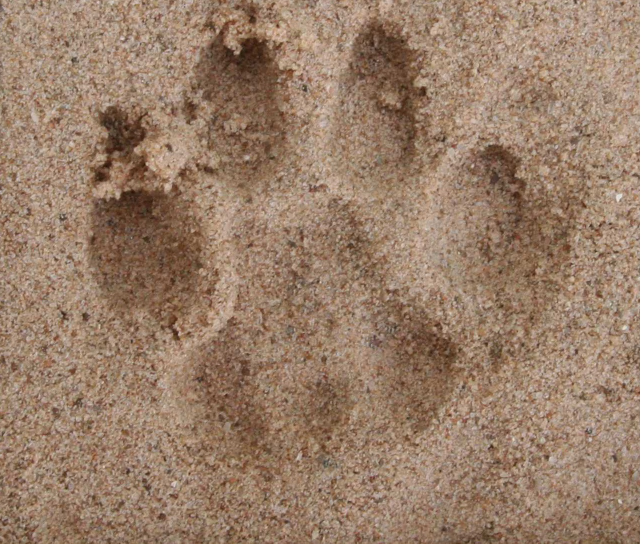
#> input picture images/unmarked/train_cnn/Female Majanna 1.jpg, 1282 x 1087 px (shown at 1/2 size)
$ python find_correlation.py
#> lines starting #> are read from the running program, lines starting #| are printed output that depends on the picture
# # from PIL import Image
# import numpy as np
# # import seaborn as sns
import matplotlib.pyplot as plt
# Python program to illustrate
# template matching
import cv2
import numpy as np

# Read the main image
img_rgb = cv2.imread('images/unmarked/train_cnn/Female Majanna 1.jpg')
#> img_rgb is the input picture: shape (1087, 1282, 3); mean B, G, R 104.5, 125.6, 153
# img_rgb = cv2.resize(img_rgb, (0,0), fx=0.8, fy=0.8)
# Convert it to grayscale
img_gray = cv2.cvtColor(img_rgb, cv2.COLOR_BGR2GRAY)
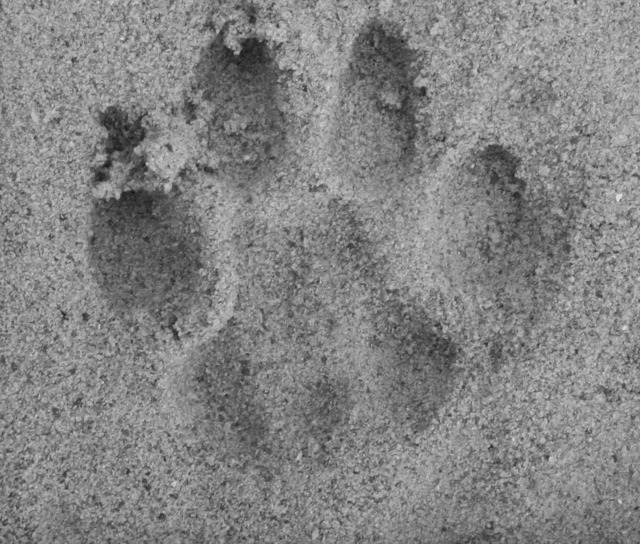
#> img_gray: shape (1087, 1282) (shown at 1/2 size); min 20, max 255, mean 131.4

# Read the template
template = cv2.imread('images/unmarked/masks/Female Archback 4.jpg', 0)
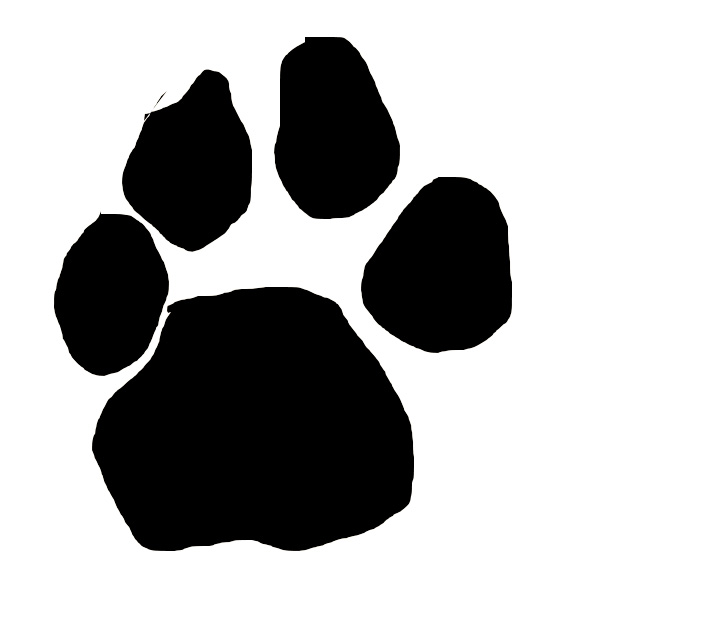
#> input picture images/unmarked/masks/Female Archback 4.jpg, 717 x 617 px
#> template: shape (617, 717); min 0, max 255, mean 178.1
#template = cv2.resize(template, (0,0), fx=0.8, fy=0.8)

# Store width and heigth of template in w and h
w, h = template.shape
#> w = 617; h = 717

def rotateImage(image, angle):
  image_center = tuple(np.array(image.shape[1::-1]) / 2)
  rot_mat = cv2.getRotationMatrix2D(image_center, angle, 1.0)
  result = cv2.warpAffine(image, rot_mat, image.shape[1::-1], flags=cv2.INTER_LINEAR,borderValue=255)
  return result

def fit(template, img_gray):
    res = -100000
    maxImage = []
    angle = 0
    for deg in np.arange(-15,15):
        for size in np.arange(0.8, 1, 0.01):
            resized_template = cv2.resize(template, (0, 0), fx=size, fy=size)
            bordersize_bot = img_gray.shape[0] - resized_template.shape[0]
            bordersize_right = img_gray.shape[1] - resized_template.shape[1]
            resized_template = cv2.copyMakeBorder(resized_template, top=0, left=0, bottom=bordersize_bot,
                                                  right=bordersize_right, borderType=cv2.BORDER_CONSTANT,
                                                  value=[255, 255, 255])
            img = rotateImage(resized_template, deg)
            temp = cv2.matchTemplate(img, img_gray, cv2.TM_CCOEFF_NORMED)
            if temp > res:
                maxImage = img
                res = temp
                angle = deg
    return (maxImage, res, angle)

def resize_template(template, img_gray):
    # [4 lines of commented-out code are left out]
    newsize = tuple(np.array(img_gray.shape))
    resized_image = cv2.resize(template, newsize[::-1])
    border = resized_image

    return border


# (maxImage, res, angle) = fit(resize_template(template, img_gray), img_gray)
# temp = cv2.addWeighted(img_gray, 1, maxImage, 0.1, 1)
#
# fig, axes = plt.subplots(1, 3, figsize=(12, 3))
# axes[0].imshow(img_gray)
#
# axes[1].imshow(maxImage)
#
# axes[2].imshow(temp, cmap='Greys')
# plt.show()

# M = np.float32([[1,0,200],[0,1,0]])
# dst = cv2.warpAffine(template,M,(h,w), borderValue=255)
# plt.imshow(dst)
# plt.show()

import cv2
import numpy as np
from matplotlib import pyplot as plt

img = cv2.imread('images/unmarked/train_cnn/Female Archback 4.jpg',0)
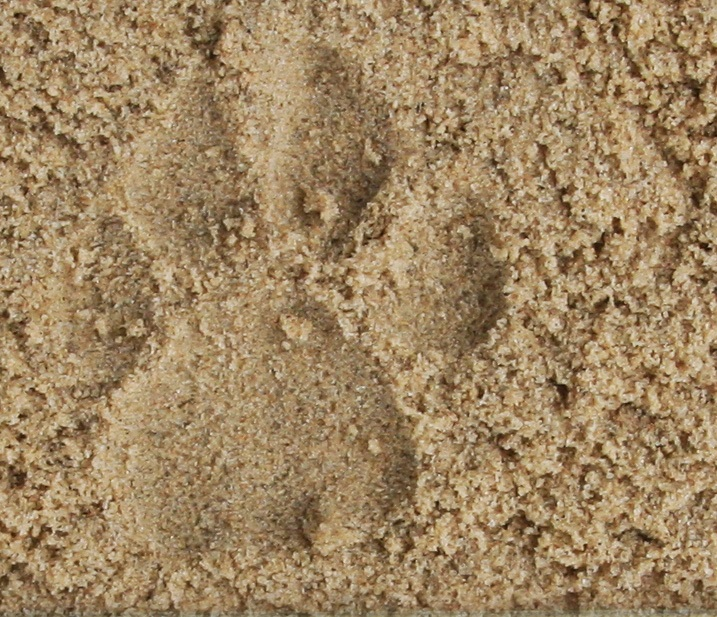
#> input picture images/unmarked/train_cnn/Female Archback 4.jpg, 717 x 617 px
#> img: shape (617, 717); min 14, max 235, mean 136.7
img2 = img.copy()
template = cv2.imread('images/unmarked/test.jpg',0)
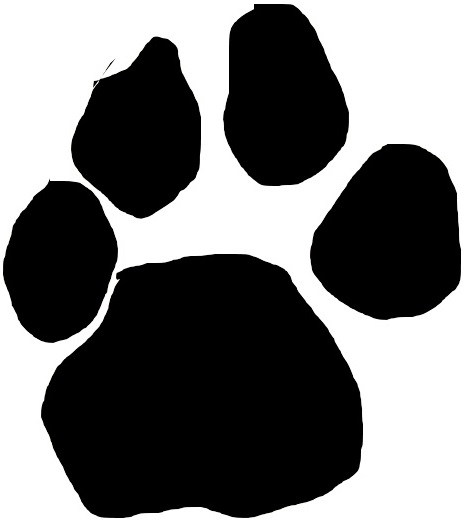
#> input picture images/unmarked/test.jpg, 470 x 524 px
#> template: shape (524, 470); min 0, max 255, mean 116.9
w, h = template.shape[::-1]
#> w = 470; h = 524

# All the 6 methods for comparison in a list
methods = ['cv2.TM_CCORR']

for meth in methods:
    img = img2.copy()
    method = eval(meth)

    # Apply template Matching
    res = cv2.matchTemplate(img,template,method)
    min_val, max_val, min_loc, max_loc = cv2.minMaxLoc(res)

    # If the method is TM_SQDIFF or TM_SQDIFF_NORMED, take minimum
    if method in [cv2.TM_SQDIFF, cv2.TM_SQDIFF_NORMED]:
        top_left = min_loc
    else:
        top_left = max_loc
    bottom_right = (top_left[0] + w, top_left[1] + h)

    cv2.rectangle(img,top_left, bottom_right, 255, 2)

    plt.subplot(121),plt.imshow(res,cmap = 'gray')
    plt.title('Matching Result'), plt.xticks([]), plt.yticks([])
    plt.subplot(122),plt.imshow(img,cmap = 'gray')
    plt.title('Detected Footprint'), plt.xticks([]), plt.yticks([])
    plt.suptitle("Method Used: " + meth)

    plt.show()
#> this loop made 1 pass
#> (min_val, max_val, min_loc, top_left, bottom_right) on pass 1: (3.81e+09, 4.11e+09, (0, 93), (64, 61), (534, 585))
#> pass 1, `res = cv2.matchTemplate(img,template,method)`:
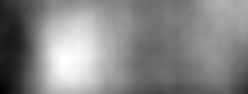
#> res: shape (94, 248) float32; min 3.81e+09, max 4.11e+09, mean 3.97e+09; drawn with min black and max white
#> pass 1, `plt.show()`:
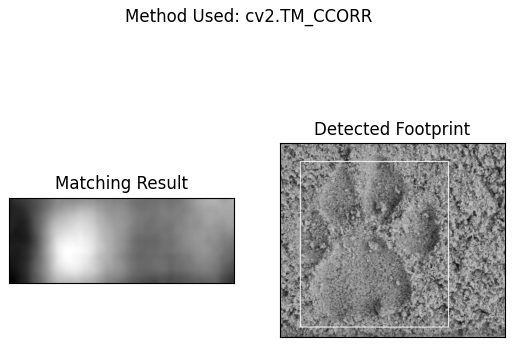
#> figure drawn by matplotlib, 2 panels
#> after the loop:
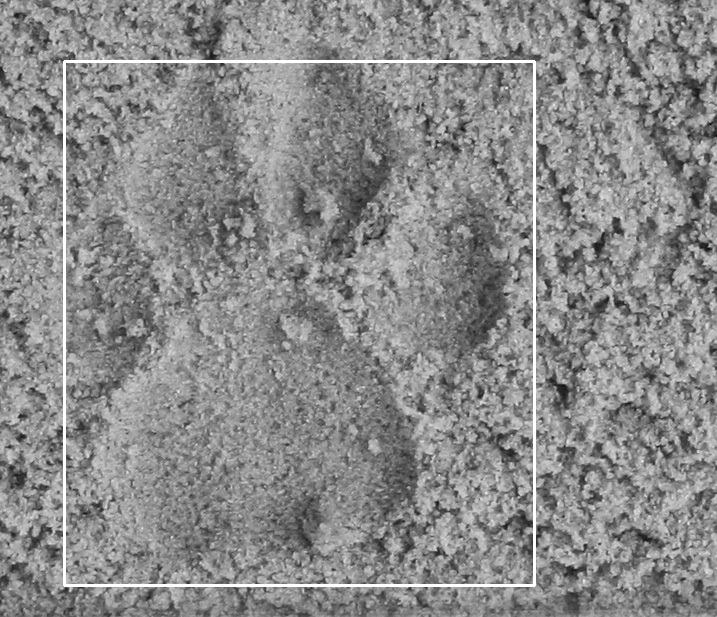
#> img: shape (617, 717); min 14, max 255, mean 138.3
